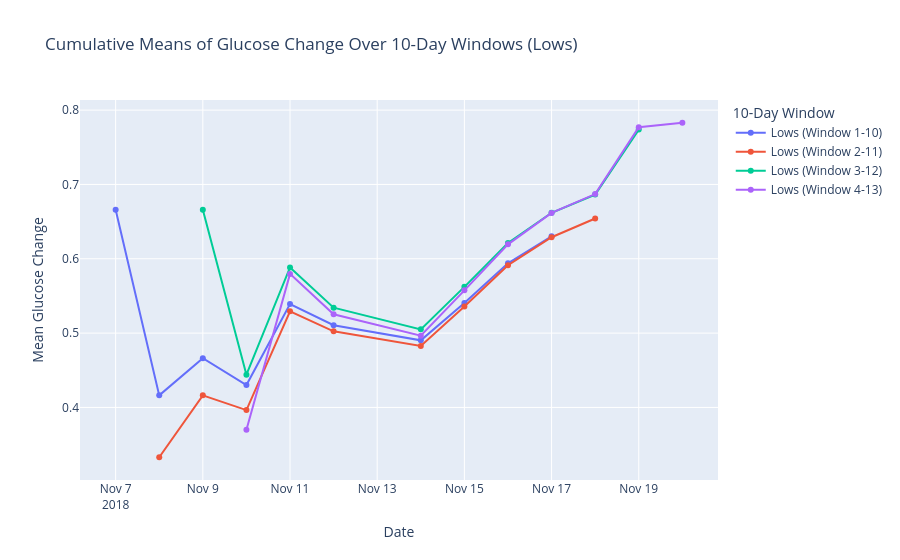

Here is the notebook cell this chart was saved with:
### Code cell
def plot_means_by_inner_window(filtered_data, label):
    filtered_data['Date'] = pd.to_datetime(filtered_data['Timestamp']).dt.date
    unique_days = sorted(filtered_data['Date'].unique())
    
    fig = go.Figure()

    for start_day in range(len(unique_days) - 9):
        dates = []
        means = []
        current_window = unique_days[start_day:start_day + 10]
        cumulative_filtered_data = filtered_data[filtered_data['Date'] >= unique_days[start_day]]
        
        for current_date in current_window:
            cumulative_data = cumulative_filtered_data[cumulative_filtered_data['Date'] <= current_date]['GlucoseChange']
            means.append(cumulative_data.mean() if len(cumulative_data) > 0 else 0)
            dates.append(current_date)
        
        fig.add_trace(go.Scatter(
            x=dates,
            y=means,
            mode='lines+markers',
            name=f"{label} (Window {start_day+1}-{start_day+10})"
        ))

    fig.update_layout(
        title=f'Cumulative Means of Glucose Change Over 10-Day Windows ({label})',
        xaxis_title='Date',
        yaxis_title='Mean Glucose Change',
        legend_title='10-Day Window',
        hovermode='x unified'
    )

    fig.show()

plot_means_by_inner_window(actgluco_low, label='Lows')

### Figure 1 — Plotly figure (JSON) as saved in the notebook; plotly's stock layout.template omitted (floating-point values rounded to 4 significant figures)
{"data": [{"mode": "lines+markers", "name": "Lows (Window 1-10)", "type": "scatter", "x": ["2018-11-07", "2018-11-08", "2018-11-09", "2018-11-10", "2018-11-11", "2018-11-12", "2018-11-14", "2018-11-15", "2018-11-16", "2018-11-17"], "y": [0.666, 0.4162, 0.4662, 0.4301, 0.5391, 0.5106, 0.4902, 0.5406, 0.5938, 0.6302]}, {"mode": "lines+markers", "name": "Lows (Window 2-11)", "type": "scatter", "x": ["2018-11-08", "2018-11-09", "2018-11-10", "2018-11-11", "2018-11-12", "2018-11-14", "2018-11-15", "2018-11-16", "2018-11-17", "2018-11-18"], "y": [0.333, 0.4162, 0.3964, 0.5294, 0.5024, 0.4826, 0.5358, 0.5914, 0.629, 0.6542]}, {"mode": "lines+markers", "name": "Lows (Window 3-12)", "type": "scatter", "x": ["2018-11-09", "2018-11-10", "2018-11-11", "2018-11-12", "2018-11-14", "2018-11-15", "2018-11-16", "2018-11-17", "2018-11-18", "2018-11-19"], "y": [0.666, 0.444, 0.5883, 0.5342, 0.505, 0.5622, 0.6212, 0.6619, 0.6863, 0.7738]}, {"mode": "lines+markers", "name": "Lows (Window 4-13)", "type": "scatter", "x": ["2018-11-10", "2018-11-11", "2018-11-12", "2018-11-14", "2018-11-15", "2018-11-16", "2018-11-17", "2018-11-18", "2018-11-19", "2018-11-20"], "y": [0.37, 0.5797, 0.5254, 0.4966, 0.5575, 0.6194, 0.6617, 0.687, 0.777, 0.783]}], "layout": {"hovermode": "x unified", "legend": {"title": {"text": "10-Day Window"}}, "title": {"text": "Cumulative Means of Glucose Change Over 10-Day Windows (Lows)"}, "xaxis": {"title": {"text": "Date"}}, "yaxis": {"title": {"text": "Mean Glucose Change"}}}}
